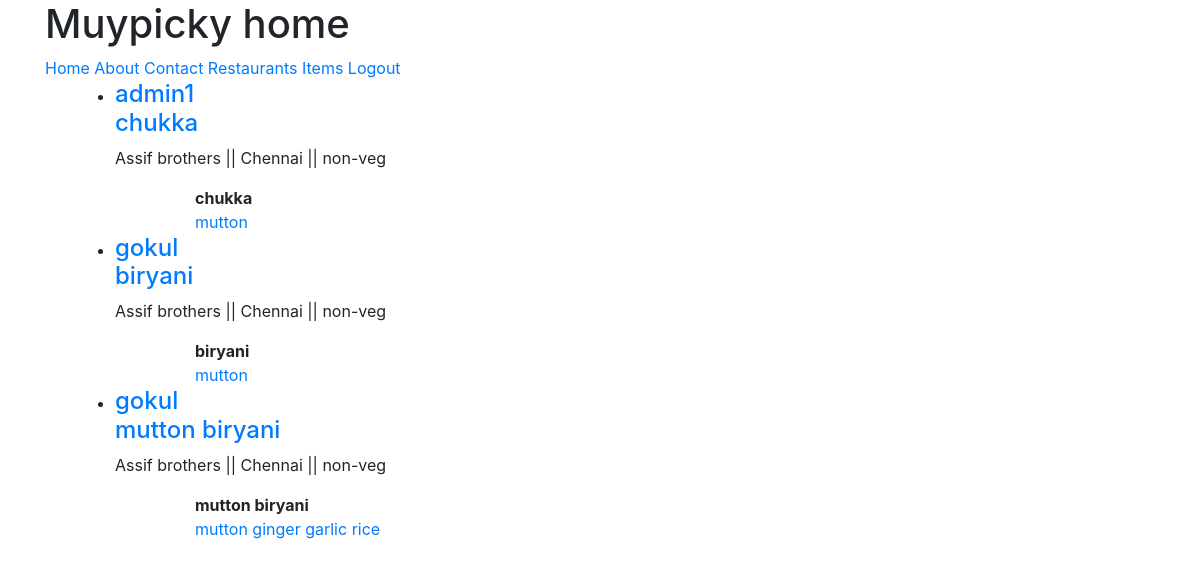
The app's page / (signed in) with its own data.
### menus/models.py (models this page shows, shortened)
class Item(models.Model):
	user 		= 	models.ForeignKey(settings.AUTH_USER_MODEL)
	restaurant	= 	models.ForeignKey(RestaurantLocation)
	name 		= 	models.CharField(max_length=120)
	contents 	= 	models.TextField(help_text='Separate each Item by comma')
	excludes 	= 	models.TextField(blank = True, null=True, help_text='Separate each Item by comma')
	public 		= 	models.BooleanField(default=True)
	timestamp 	= 	models.DateTimeField(auto_now_add=True)
	updated 	=	models.DateTimeField(auto_now=True)
	class Meta:
		ordering = ['-updated','-timestamp']
	def get_absolute_url(self):
		return reverse("menus:detail", kwargs = { "pk":self.pk})
	def get_content(self):
		return self.contents.split(",")

### restaurants/models.py (models this page shows, shortened)
class RestaurantLocation(models.Model):
	owner 		= models.ForeignKey(User)
	name		= models.CharField(max_length=120)
	location 	= models.CharField(max_length=120, null=True, blank=True)
	category	= models.CharField(max_length=120, null=True, blank=False)
	timestamp 	= models.DateTimeField(auto_now_add=True)
	updated 	= models.DateTimeField(auto_now=True)
	slug		= models.SlugField(null=True,blank=True)
	objects 	=	RestaurantLocationManager()
	@property
	def title(self):
	    return self.name

### menus/views.py (the view)
# urls.py: url(r'^$',HomeView.as_view()),
class HomeView(View):
	def get(self, request, *args, **kwargs):
		print("in actual home view")
		if not request.user.is_authenticated():
			print("User not authenticated")
			return render(request, "home.html", {})
		user = request.user
		if_following_user_ids = [ x.user.id for x in user.is_following.all() ]
		qs = Item.objects.filter(user__id__in=if_following_user_ids, public=True)
		return render(request, "menus/home-feed.html", {'object_list':qs})

### menus/templates/menus/home-feed.html
{% extends 'base.html' %}
{% block content %}
<ul>
	{% for obj in object_list %}
 		<li>
 	<div class="row">
				<div class="col-sm-12">
				<h4>
				<a href="{% url 'profiles:detail' username=obj.user.username  %}"> {{ obj.user.username }} </a><br/>
				 <a href="{{ obj.get_absolute_url }}">{{ obj.name }}</a> </h4>
				<p> {{ obj.restaurant.title }} ||   {{ obj.restaurant.location }} || {{ obj.restaurant.category }}   </p>
				<div class='thumbnail'>
					<ul>
						<ul>
								<b> {{ obj.name }} </b></br>
								{% for ing in obj.get_content %}
								<a href='{{ request.path }}?q={{ing}}'> {{ ing }} </a>
								{% endfor %}
						</ul>
					</ul>
					</div>
				</div>
			</div>
 		  </li>
	{% endfor %}
</ul>
{%	endblock %}

### records on screen
Item: user.username "admin1", name "chukka", restaurant "Assif brothers", restaurant.location "Chennai", restaurant.category "non-veg", get_content "mutton"
Item: user.username "gokul", name "biryani", restaurant "Assif brothers", restaurant.location "Chennai", restaurant.category "non-veg", get_content "mutton"
Item: user.username "gokul", name "mutton biryani", restaurant "Assif brothers", restaurant.location "Chennai", restaurant.category "non-veg", get_content "mutton" "ginger" "garlic" "rice"
